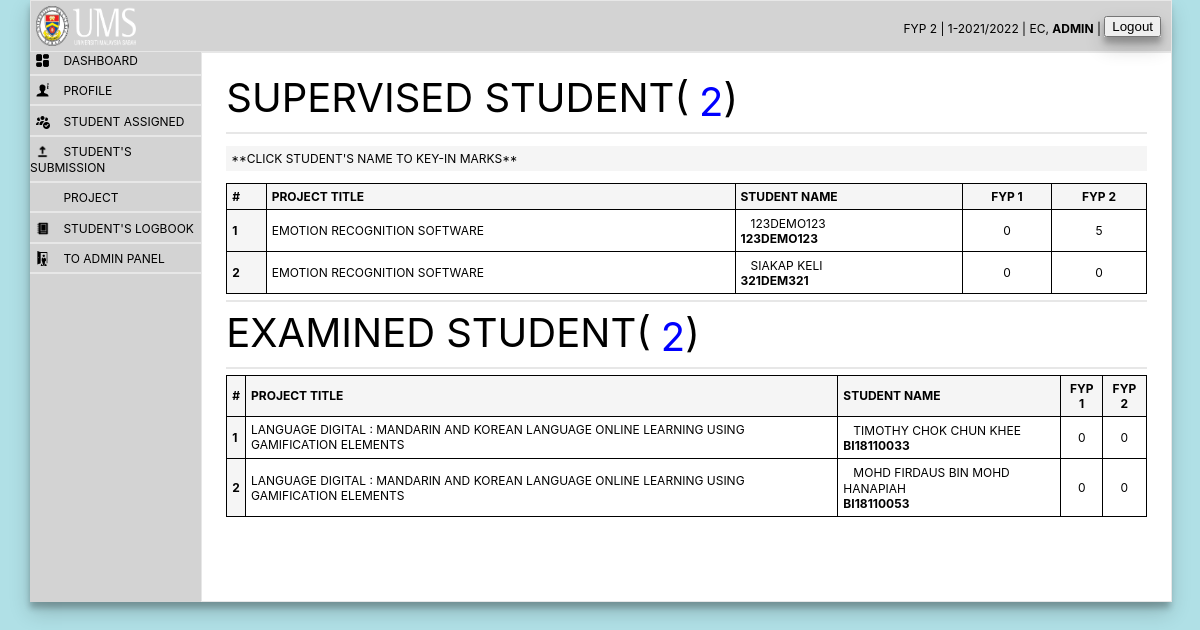
The page /Lecturer/lecturer.php?view=student (signed in) on the database its author committed.
### tables this page shows
CREATE TABLE `student` (
  `id` int(11) NOT NULL,
  `studID` varchar(50) NOT NULL,
  `Pid` int(11) DEFAULT NULL,
  `programme` varchar(5) DEFAULT NULL,
  `studName` varchar(100) DEFAULT NULL,
  `studEmail` varchar(100) DEFAULT NULL,
  `studPhone` varchar(100) DEFAULT NULL,
  `studP1score` float DEFAULT 0,
  `studP2score` float DEFAULT 0,
  `studPhoto` varchar(200) DEFAULT NULL,
  `code` mediumint(50) NOT NULL DEFAULT 0
);

CREATE TABLE `project` (
  `Pid` int(11) NOT NULL,
  `ProjectTitle` varchar(200) DEFAULT NULL,
  `stud1` varchar(20) DEFAULT NULL,
  `stud2` varchar(20) DEFAULT NULL,
  `stud3` varchar(20) DEFAULT NULL,
  `proposalFileWord` varchar(100) DEFAULT NULL,
  `fyp1FilePDF` varchar(100) DEFAULT NULL,
  `fyp1FileWord` varchar(100) DEFAULT NULL,
  `fyp2FilePDF` varchar(100) DEFAULT NULL,
  `fyp2FileWord` varchar(100) DEFAULT NULL,
  `poster` varchar(50) NOT NULL,
  `source_file` varchar(50) NOT NULL,
  `LastUpdateBy` varchar(100) DEFAULT NULL,
  `svid` varchar(20) DEFAULT NULL,
  `exid1` varchar(20) DEFAULT NULL,
  `exid2` varchar(20) DEFAULT NULL
);

CREATE TABLE `marking` (
  `studID` varchar(20) NOT NULL,
  `fyp1SVreportW7` float DEFAULT NULL,
  `fyp1SVreportW14` float DEFAULT NULL,
  `fyp1SVprotoW14` float DEFAULT NULL,
  `fyp1SVlogW7` float DEFAULT NULL,
  `fyp1SVlogW14` float DEFAULT NULL,
  `fyp1EX1reportW14` float DEFAULT NULL,
  `fyp1EX1protoW14` float DEFAULT NULL,
  `fyp1EX1presentW7` float DEFAULT NULL,
  `fyp1EX1presentW14` float DEFAULT NULL,
  `fyp1EX2reportW14` float DEFAULT NULL,
  `fyp1EX2protoW14` float DEFAULT NULL,
  `fyp1EX2presentW7` float DEFAULT NULL,
  `fyp1EX2presentW14` float DEFAULT NULL,
  `fyp2SVreportW7` float DEFAULT NULL,
  `fyp2SVreportW14` float DEFAULT NULL,
  `fyp2SVimplementW7` float DEFAULT NULL,
  `fyp2SVimplementW14` float DEFAULT NULL,
  `fyp2SVlogW7` float DEFAULT NULL,
  `fyp2SVlogW14` float DEFAULT NULL,
  `fyp2SVposterW14` float DEFAULT NULL,
  `fyp2EX1reportW14` float DEFAULT NULL,
  `fyp2EX1demoW7` float DEFAULT NULL,
  `fyp2EX1demoW14` float DEFAULT NULL,
  `fyp2EX1presentW7` float DEFAULT NULL,
  `fyp2EX1presentW14` float DEFAULT NULL,
  `fyp2EX2reportW14` float DEFAULT NULL,
  `fyp2EX2demoW7` float DEFAULT NULL,
  `fyp2EX2demoW14` float DEFAULT NULL,
  `fyp2EX2presentW7` float DEFAULT NULL,
  `fyp2EX2presentW14` float DEFAULT NULL
);

### Lecturer/student.php (the view, shortened to what this page needs)
<?php
include_once '../includes/config.php';
$svid = $_SESSION['user'];
					$sql = mysqli_query($conn,
											  "SELECT project.ProjectTitle, student.studName, student.studID FROM `project`
											  INNER JOIN student
											  ON student.studID=project.stud1 or student.studID=project.stud2 or student.studID = project.stud3
											  WHERE svid = '$svid'");
					$svTotal = mysqli_num_rows($sql);
				$x=0;
?>
<!DOCTYPE html>
<html lang="en">
<head>
</head>
<body>
	<div class="studListMain">
		<div class="studLabel">
			<label>SUPERVISED STUDENT(<a style="color:blue;"><?php echo $svTotal ;?></a>)</label>
		</div>
		<hr>
		<p style="padding:5px;background-color:whitesmoke">**Click student's name to key-in marks**</p>
		<div class="studList">
			<table>
				<tr>
					<th>#</th>
					<th>PROJECT TITLE</th>
					<th>STUDENT NAME</th>
					<th id="cent">FYP 1</th>
					<th id="cent">FYP 2</th>
				</tr>
				<tr>
					<?php
				if (empty($svTotal) ){
					echo "</table><table><td><a style=\"color:red;text-align:center\">NO STUDENT ASSIGNED</a></table>";
				}else{
					while ($row = mysqli_fetch_assoc($sql)){
						echo "<tr>
						<th>".++$x. "</th>";
					?>
					<td>
						<?php echo $row['ProjectTitle']; ?>
					</td>
					<td>
						<?php echo "<a href=\"?id={$row['studID']}&view=markingSV\">".$row['studName']."</a><br><b>".$row['studID']."</b>"; ?>
					</td>
					<?php
							$stID = $row['studID'];
							$data = mysqli_query($conn,"Select * FROM marking where studID = '$stID'");
							$m = mysqli_fetch_assoc($data) ?: [];
							$fyp1mark = (float)($m['fyp1SVreportW7'] ?? 0) + (float)($m['fyp1SVreportW14'] ?? 0) + (float)($m['fyp1SVprotoW14'] ?? 0) + (float)($m['fyp1SVlogW7'] ?? 0) + (float)($m['fyp1SVlogW14'] ?? 0);
					?>
					<td id="cent"><?php echo $fyp1mark; ?></td>
					<?php
							$fyp2mark = (float)($m['fyp2SVreportW7'] ?? 0) + (float)($m['fyp2SVreportW14'] ?? 0) + (float)($m['fyp2SVimplementW7'] ?? 0) + (float)($m['fyp2SVimplementW14'] ?? 0) + (float)($m['fyp2SVlogW7'] ?? 0) + (float)($m['fyp2SVlogW14'] ?? 0) + (float)($m['fyp2SVposterW14'] ?? 0);
							?>
					<td id="cent"><?php echo $fyp2mark; ?></td>
				</tr>
				<?php
						}
					}
						?>
			</table>
		</div>
		<hr>
		<?php
				$svid = $_SESSION['user'];
					$sql = mysqli_query($conn,
											  "SELECT * FROM `project`
											  INNER JOIN student
											  ON student.studID=project.stud1 or student.studID=project.stud2 or student.studID = project.stud3
											  WHERE exid1 = '$svid' or exid2 = '$svid'");
	$kira2 = mysqli_num_rows($sql);
				$x=0;
	?>
		<div class="studLabel">
			<label>EXAMINED STUDENT(<a style="color:blue;"><?php echo $kira2; ?></a>)</label>
		</div>
		<hr>
		<div class="studList">
			<table>
				<tr>
					<th>#</th>
					<th>PROJECT TITLE</th>
					<th>STUDENT NAME</th>
					<th id="cent">FYP 1</th>
					<th id="cent">FYP 2</th>
				</tr>
				<tr>
					<?php
					if ($kira2 == 0){
						echo "</table><table><td><a style=\"color:red;text-align:center\">NO STUDENT ASSIGN</a></table>";
					}else{
					while ($row = mysqli_fetch_assoc($sql)){
						echo "<tr>
						<th>".++$x. "</th>";
					?>
					<td>
						<?php echo $row['ProjectTitle']; ?>
					</td>
					<td>
						<?php echo "<a href=\"?id={$row['studID']}&view=markingEX\">".$row['studName']."</a><br><b>".$row['studID']."</b>"; ?>
					</td>
					<td id="cent">
						<?php
							$stID = $row['studID'];
							$data = mysqli_query($conn,"Select * FROM marking where studID = '$stID'");
							$exM = mysqli_fetch_assoc($data) ?: [];
				if($svid == $row['exid2'] ){
					$fyp1Ex2marking = (float)($exM['fyp1EX2reportW14'] ?? 0) + (float)($exM['fyp1EX2protoW14'] ?? 0) + (float)($exM['fyp1EX2presentW7'] ?? 0) + (float)($exM['fyp1EX2presentW14'] ?? 0);
					echo $fyp1Ex2marking;
				}
							else
							{
					$fyp1Ex1marking = (float)($exM['fyp1EX1reportW14'] ?? 0) + (float)($exM['fyp1EX1protoW14'] ?? 0) + (float)($exM['fyp1EX1presentW7'] ?? 0) + (float)($exM['fyp1EX1presentW14'] ?? 0);
					echo $fyp1Ex1marking;
				}
					?>
					</td>
					<td id="cent">
						<?php
							if($svid == $row['exid2'] ){
					$fyp2Ex2marking = (float)($exM['fyp2EX2reportW14'] ?? 0) + (float)($exM['fyp2EX2demoW7'] ?? 0) + (float)($exM['fyp2EX2demoW14'] ?? 0) + (float)($exM['fyp2EX2presentW7'] ?? 0) + (float)($exM['fyp2EX2presentW14'] ?? 0);
					echo $fyp2Ex2marking;
				}
							else
							{
								$fyp2Ex1marking = (float)($exM['fyp2EX1reportW14'] ?? 0) + (float)($exM['fyp2EX1demoW7'] ?? 0) + (float)($exM['fyp2EX1demoW14'] ?? 0) + (float)($exM['fyp2EX1presentW7'] ?? 0) + (float)($exM['fyp2EX1presentW14'] ?? 0);
								echo $fyp2Ex1marking;
				}
							?>
					</td>
				</tr>
				<?php
					}
					}
						?>
			</table>
		</div><br>
	</div>
</body>
</html>

### Lecturer/css/lect_panel.css (style rules this page uses)
body { max-width: 95%; margin: 0 auto; font-family: 'Inter'; background-color: powderblue; vertical-align: middle; text-transform: uppercase; box-shadow: rgba(0, 0, 0, 0.19) 0px 10px 20px, rgba(0, 0, 0, 0.23) 0px 6px 6px; }
@media screen and (max-width: 1600px) { body { font-size: 12px; } }

### Lecturer/css/left-p.css (style rules this page uses)
a { text-decoration: none; color: black; margin-left: 10px; width: inherit; vertical-align: middle; }
hr { border: 1px solid #e7e7e7; }

### Lecturer/student.php (style rules this page uses)
.studListMain { width: 95%; margin: 0 auto; margin-top: 20px; }
.studListMain .studLabel { font-size: 40px; }
.studListMain .studList table { width: 100%; border: 1px solid black; text-align: left; border-collapse: collapse; }
.studListMain .studList th { background-color: whitesmoke; border: 1px solid black; padding: 5px; vertical-align:middle; }
.studListMain .studList td { border: 1px solid black; padding: 5px; }
#cent { text-align: center; }

### rows shown on the page
student: project.ProjectTitle "EMOTION RECOGNITION SOFTWARE", studName "123DEMO123", studID "123DEMO123", studID.fyp1SVreportW7 "0", studID.fyp2SVreportW7 "5"
student: project.ProjectTitle "EMOTION RECOGNITION SOFTWARE", studName "SIAKAP KELI", studID "321DEM321", fyp1mark "0", fyp2mark "0"
student: Pid.ProjectTitle "LANGUAGE DIGITAL : MANDARIN AND KOREAN LANGUAGE ONLINE LEARNING USING GAMIFICATION ELEMENTS", studName "TIMOTHY CHOK CHUN KHEE", studID "BI18110033", fyp1Ex1marking "0", fyp2Ex1marking "0"
student: Pid.ProjectTitle "LANGUAGE DIGITAL : MANDARIN AND KOREAN LANGUAGE ONLINE LEARNING USING GAMIFICATION ELEMENTS", studName "MOHD FIRDAUS BIN MOHD HANAPIAH", studID "BI18110053", fyp1Ex1marking "0", fyp2Ex1marking "0"

### other values the page prints
$sType "FYP 2"
$sYear "1-2021/2022"
$sLectName "EC"
$sUser "ADMIN"
$svTotal "2"
$kira2 "2"
